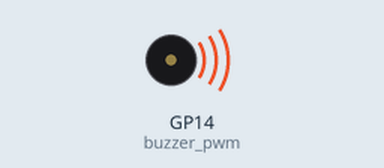
Recording of a program running on a simulated Raspberry Pi Pico running MicroPython. Shown: buzzer (waves = sounding). At 0.5 s the program stops and its outputs stay as they are.

Above: at 0.1 s.
Timing chart, 0 to 1.6 s (numbered marks = the images above):
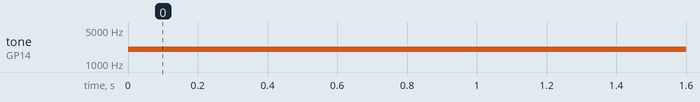

Measured:
- by itself, tone on GP14 (buzzer_pwm): silent → 2000 Hz at 0.00 s

The program:

buzzercircuit.py
```python
from machine import Pin, PWM
import utime

# Define the pin number for the buzzer
BUZZER_PIN = 14

# Create a PWM object on the buzzer pin
buzzer_pwm = PWM(Pin(BUZZER_PIN))

# Set the initial frequency and duty cycle
frequency = 1000
duty_cycle = 0

# Set the frequency and duty cycle of the PWM signal
buzzer_pwm.freq(frequency)
buzzer_pwm.duty_u16(duty_cycle)

# Set the volume (duty cycle) of the buzzer
def set_volume(volume):
    global duty_cycle
    duty_cycle = int(volume * 65535)
    buzzer_pwm.duty_u16(duty_cycle)

# Set the frequency of the buzzer
def set_frequency(frequency):
    global duty_cycle
    buzzer_pwm.freq(frequency)
    buzzer_pwm.duty_u16(duty_cycle)

# Make the buzzer beep for a certain duration (in milliseconds)
def beep(duration):
    buzzer_pwm.duty_u16(duty_cycle // 2)
    utime.sleep_ms(duration)
    buzzer_pwm.duty_u16(duty_cycle)

# Example usage
set_volume(0.1) # Set the volume to 50%
set_frequency(2000) # Set the frequency to 1 kHz
beep(500) # Beep for 500 ms
```
